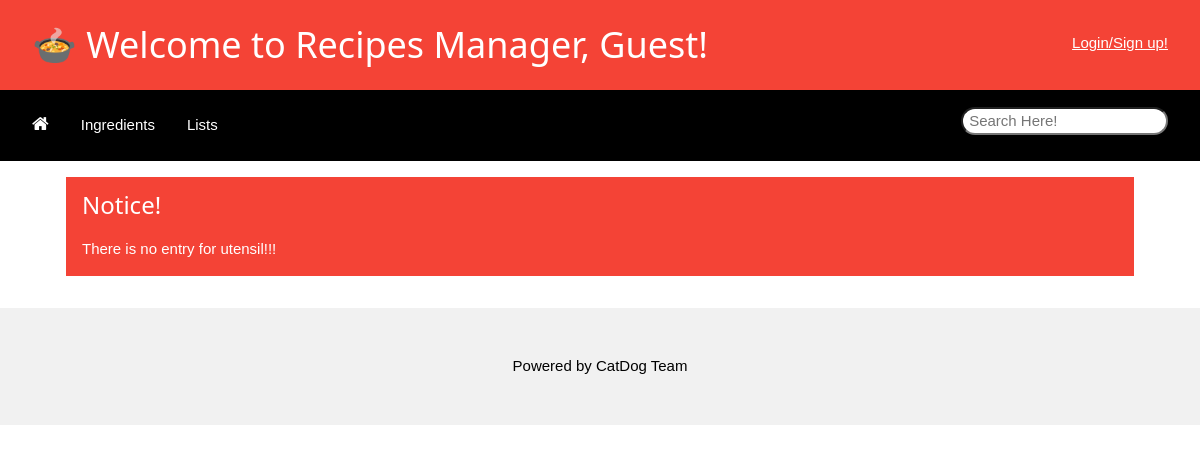
Page /utensil/ on the earlier database version.
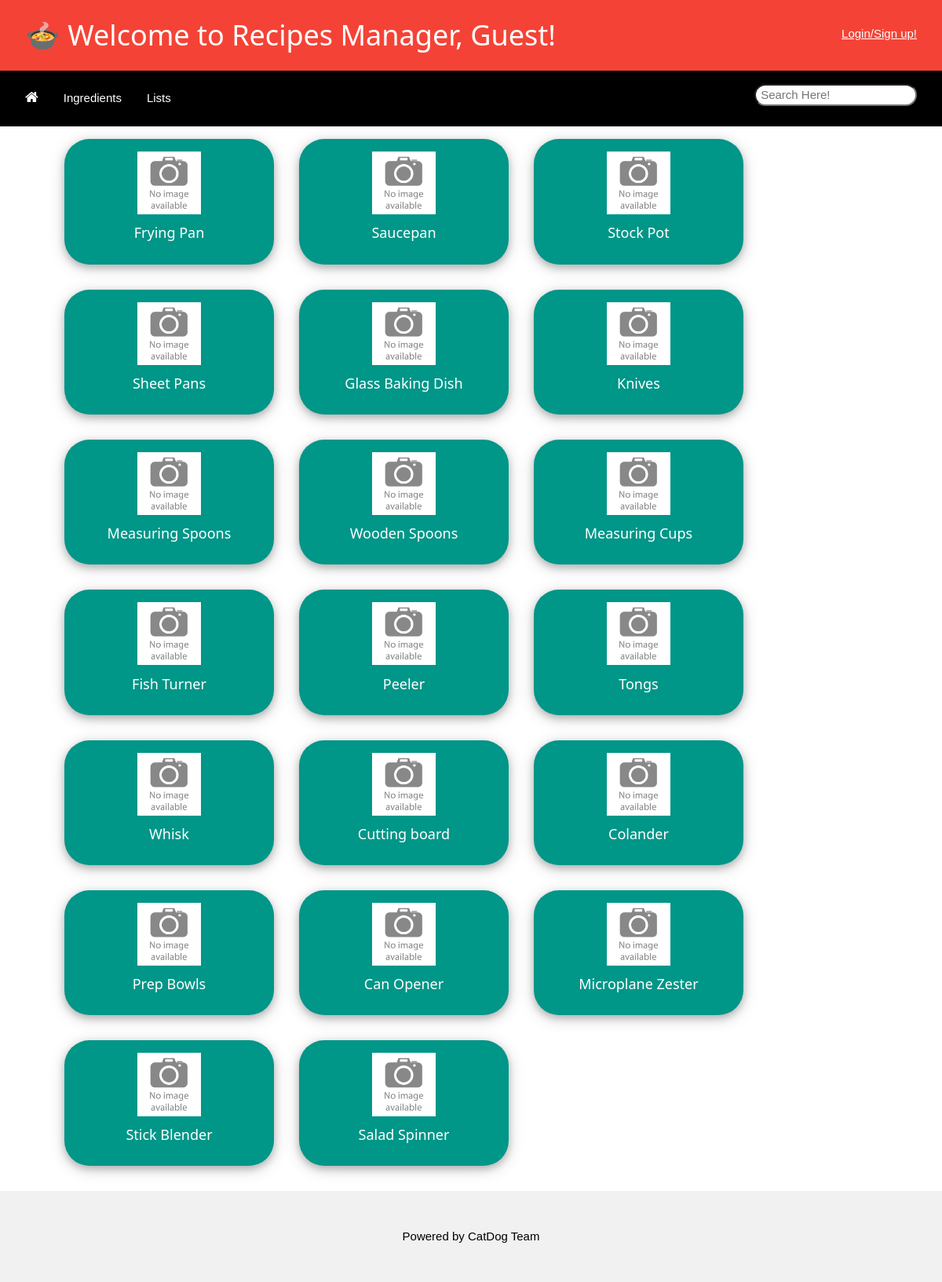
Same page on the later database version.
### recipeManager/models.py (models this page shows)
class Utensil(models.Model):
    utensilID = models.AutoField(primary_key=True)
    utensilName = models.CharField(max_length=50, unique=True)
    utensilImg = models.ImageField(upload_to ='utensil', blank=True, null=True, default='default/noImage.jpeg')

### recipeManager/views.py (the view)
# urls.py: path('utensil/', views.utensil, name='utensil'),
def utensil(request):
    message = ""
    allUtensil = Utensil.objects.all()
    if request.POST:
        searchFor = request.POST['searchFor']
        allUtensil = allUtensil.filter(utensilName__contains=searchFor)
    if not allUtensil:
        message = "There is no entry for utensil!!!"
    user_fname = ', Guest'
    login_stat = True
    if request.user.is_authenticated:
        user_fname = ', ' + request.user.get_short_name()
        login_stat = False
    template = loader.get_template('recipeManager/utensil.html')
    context = {
        'loginStat' : login_stat,
        'name' : user_fname,
        'allUtensil' : allUtensil,
        'message' : message,
    }
    return HttpResponse(template.render(context, request))

### recipeManager/templates/recipeManager/utensil.html (shortened to what this page needs)
<!DOCTYPE html>
<html>
    <head>
        <link rel="stylesheet" href="/static/recipeManager/css/w3.css">
        <link rel="stylesheet" href="https://cdnjs.cloudflare.com/ajax/libs/font-awesome/4.7.0/css/font-awesome.min.css">
    </head>
    <body>
        <header class="w3-container w3-bar w3-red">
            <h1 class="w3-bar-item">&#127858 Welcome to Recipes Manager{{name}}!</h1>
            {% if loginStat %}
                <div >
                    <a href="/login/" class="w3-bar-item w3-block w3-mobile w3-padding-32 w3-right">Login/Sign up!</a>
                </div>
            {% else %}
                <a href={% url 'logout' %} class="w3-bar-item w3-block w3-mobile w3-padding-32 w3-right">Logout!</a><a href="/profile/" class="w3-bar-item w3-block w3-mobile w3-padding-32 w3-right">Profile Setting</a>
            {% endif%}
        </header>
        <div class="w3-bar w3-black">
            <div class="w3-panel w3-left">
                <a href="/" class="w3-bar-item w3-button"><i class="w3-large fa fa-home"></i></a>
                <a href="/ingredient/" class="w3-bar-item w3-button ">Ingredients</a>
                {% if loginStat %}
                    <a href="/list/" class="w3-bar-item w3-button">Lists</a>
                {% endif%}
            </div>
            <div class="w3-container w3-right">
                <form class="w3-panel" method="post">
                    <input class="w3-round-xlarge" type="search" id="searchFor" name="searchFor" placeholder=" Search Here!">
                </form>
            </div>
        </div>
        <div class="w3-content" style="max-width:1100px">
            <div class="w3-container">
               {% if allUtensil %}
                    {% for item in allUtensil %}
                        <div class="w3-mobile w3-quarter w3-teal w3-padding-16 w3-card-4 w3-round-xxlarge w3-margin">
                            <div class="w3-center">
                                <img width="30%" src="/media/{{ item.utensilImg }}" alt="{{ item.utensilName }}">
                                <div class="w3-container">
                                    <h5>{{ item.utensilName }}</h5>
                                </div>
                            </div>
                        </div>
                    {% endfor %}
               {% else %}
                    {% if message %}
                        <div class="w3-panel w3-red">
                            <h3>Notice!</h3>
                            <p>{{ message }}</p>
                        </div>
                    {% endif %}
               {% endif %}
            </div>
        </div>
        <footer class="w3-center w3-light-grey w3-padding-32 w3-margin-top">
            <p>Powered by CatDog Team</p>
        </footer>
    </body>
</html>

Differences in the rows shown:
added Utensil: utensilImg (picture), utensilName "Frying Pan"
added Utensil: utensilImg (picture), utensilName "Saucepan"
added Utensil: utensilImg (picture), utensilName "Stock Pot"
added Utensil: utensilImg (picture), utensilName "Sheet Pans"
added Utensil: utensilImg (picture), utensilName "Glass Baking Dish"
added Utensil: utensilImg (picture), utensilName "Knives"
added Utensil: utensilImg (picture), utensilName "Measuring Spoons"
added Utensil: utensilImg (picture), utensilName "Wooden Spoons"
added Utensil: utensilImg (picture), utensilName "Measuring Cups"
added Utensil: utensilImg (picture), utensilName "Fish Turner"
added Utensil: utensilImg (picture), utensilName "Peeler"
added Utensil: utensilImg (picture), utensilName "Tongs"
added Utensil: utensilImg (picture), utensilName "Whisk"
added Utensil: utensilImg (picture), utensilName "Cutting board"
added Utensil: utensilImg (picture), utensilName "Colander"
added Utensil: utensilImg (picture), utensilName "Prep Bowls"
added Utensil: utensilImg (picture), utensilName "Can Opener"
added Utensil: utensilImg (picture), utensilName "Microplane Zester"
added Utensil: utensilImg (picture), utensilName "Stick Blender"
added Utensil: utensilImg (picture), utensilName "Salad Spinner"
Other differences:
{{ message }}: "There is no entry for utensil!!!" → (not shown)
text no longer shown: "Notice!"
